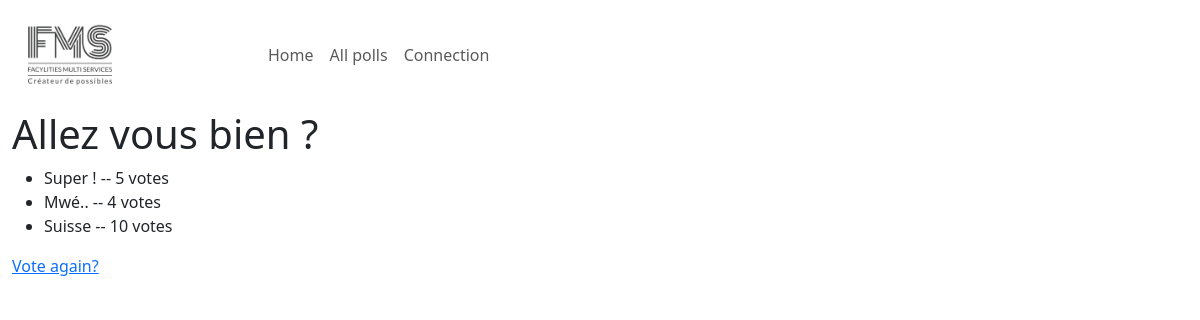
Page /polls/6/results/ on the committed database.
### polls/models.py (models this page shows, shortened)
class Question(models.Model):
    id = models.AutoField(primary_key=True)
    question_text = models.CharField(max_length=200)
    pub_date = models.DateTimeField("date published")

class Choice(models.Model):
    question = models.ForeignKey(Question, on_delete=models.CASCADE)
    choice_text = models.CharField(max_length=200)
    votes = models.IntegerField(default=0)

### polls/views.py (the view)
# urls.py: path("<int:pk>/results/", views.ResultsView.as_view(), name="results"),
class ResultsView(generic.DetailView):
    model = Question
    template_name = "polls/results.html"

### polls/templates/polls/results.html (shortened to what this page needs)
{% extends "polls/base.html" %}
{% block content %}
<h1>{{ question.question_text }}</h1>
<ul>
  {% for choice in question.choice_set.all %}
  <li>
    {{ choice.choice_text }} -- {{ choice.votes }}
    vote{{choice.votes|pluralize}}
  </li>
  {% endfor %}
</ul>
<a href="{% url 'polls:detail' question.id %}">Vote again?</a>
{% endblock %}

### rows in the picture
Question: question_text "Allez vous bien ?"
Choice: choice_text "Super !", votes "5"
Choice: choice_text "Mwé..", votes "4"
Choice: choice_text "Suisse", votes "10"
